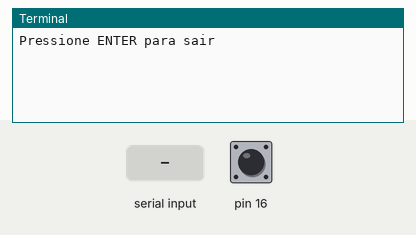
Simulated run of this program. Board: Raspberry Pi (header pin numbers). On the bench: the last lines printed to the terminal. The test bench sets the inputs (shaded band); at power-on: pin 16 LOW. At 2.9 s the program stops and its outputs stay as they are.

Above: at 1.2 s.
1.3 s: pin 16 pulled HIGH for 0.15 s
At 2.5 s:
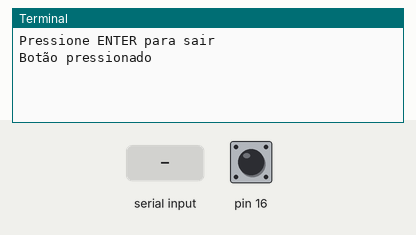
2.9 s: "1" typed at the terminal, then Enter
At 4.0 s:
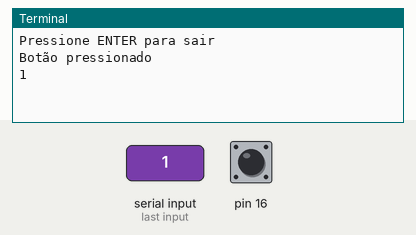

Measured:
- after the input at 1.3 s, the terminal: prints a new line at once (image 1)
- after the input at 2.9 s, the terminal: prints a new line at once (image 2)

The program:

mensagem.py
```python
import RPi.GPIO as GPIO

def button_callback(channel):
	print("Botão pressionado")

GPIO.setmode(GPIO.BOARD)
GPIO.setup(16,GPIO.IN,pull_up_down=GPIO.PUD_DOWN)
GPIO.add_event_detect(16,GPIO.RISING,callback=button_callback)

mensagem = input("Pressione ENTER para sair\n")

GPIO.cleanup
```
